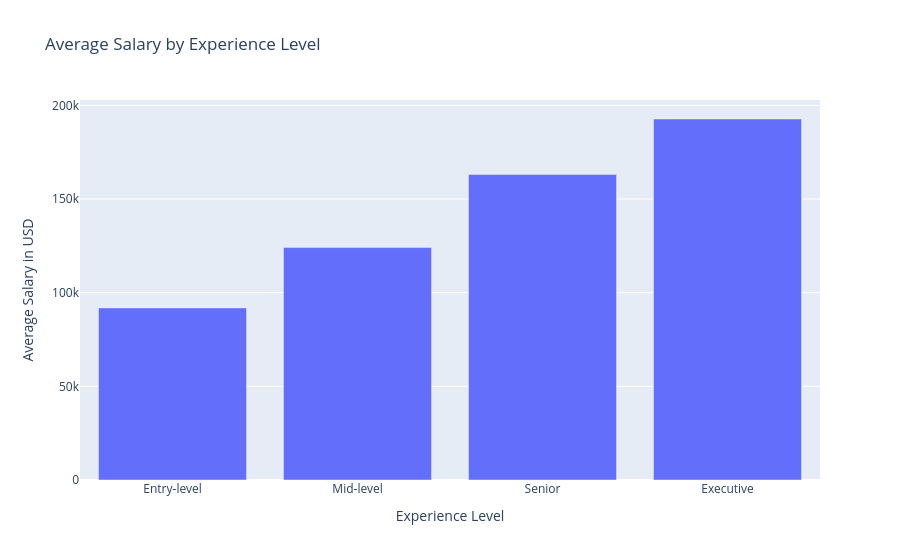

Source (notebook cell):
### Code cell
avg_salary_df = jobdata.groupby('experience_level', as_index=False)['salary_in_usd'].mean().sort_values(by='salary_in_usd', ascending=True)

fig_bar = px.bar(
    avg_salary_df,
    x='experience_level',
    y='salary_in_usd',
    title='Average Salary by Experience Level',
)

fig_bar.update_layout(
    xaxis_title='Experience Level',
    yaxis_title='Average Salary in USD'
)
os.makedirs("plots", exist_ok=True)
fig_bar.write_html("plots/average_salary_by_experience.html", include_plotlyjs="cdn")

fig_bar.show()

### Figure 1 — Plotly figure (JSON) as saved in the notebook; plotly's stock layout.template omitted (floating-point values rounded to 4 significant figures)
{"data": [{"hovertemplate": "experience_level=%{x}<br>salary_in_usd=%{y}<extra></extra>", "legendgroup": "", "marker": {"color": "#636efa", "pattern": {"shape": ""}}, "name": "", "orientation": "v", "showlegend": false, "textposition": "auto", "type": "bar", "x": ["Entry-level", "Mid-level", "Senior", "Executive"], "xaxis": "x", "y": [91870.0, 124100.0, 163100.0, 192700.0], "yaxis": "y"}], "layout": {"barmode": "relative", "legend": {"tracegroupgap": 0}, "title": {"text": "Average Salary by Experience Level"}, "xaxis": {"anchor": "y", "domain": [0, 1], "title": {"text": "Experience Level"}}, "yaxis": {"anchor": "x", "domain": [0, 1], "title": {"text": "Average Salary in USD"}}}}
